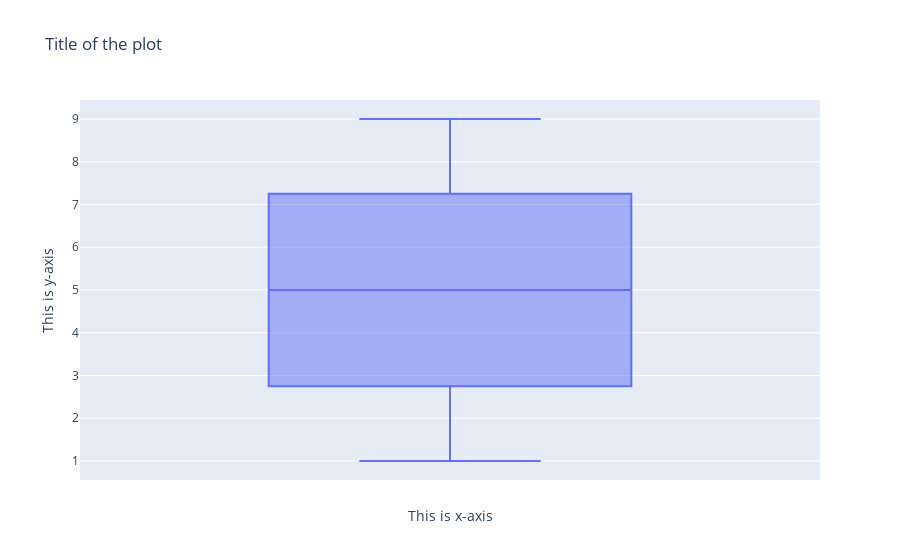

Here is the notebook cell this chart was saved with:
### Code cell
import plotly.express as px

x = [1, 2, 3, 4, 5, 6, 7, 8, 9]  # x-axis
y = [9, 8, 7, 6, 5, 4, 3, 2, 1]  # y-axis

# Data for the box plot
df = pd.DataFrame({'y': y})

fig = px.box(df, y='y', title='Title of the plot', labels={'y': 'This is y-axis'}) # Create a box plot
fig.update_layout(xaxis_title='This is x-axis', yaxis_title='This is y-axis') # Update axis labels
fig.show() # Show the plot

### Figure 1 — Plotly figure (JSON) as saved in the notebook; plotly's stock layout.template omitted (floating-point values rounded to 4 significant figures)
{"data": [{"alignmentgroup": "True", "hovertemplate": "This is y-axis=%{y}<extra></extra>", "legendgroup": "", "marker": {"color": "#636efa"}, "name": "", "notched": false, "offsetgroup": "", "orientation": "v", "showlegend": false, "type": "box", "x0": " ", "xaxis": "x", "y": [9, 8, 7, 6, 5, 4, 3, 2, 1], "y0": " ", "yaxis": "y"}], "layout": {"boxmode": "group", "legend": {"tracegroupgap": 0}, "title": {"text": "Title of the plot"}, "xaxis": {"anchor": "y", "domain": [0, 1], "title": {"text": "This is x-axis"}}, "yaxis": {"anchor": "x", "domain": [0, 1], "title": {"text": "This is y-axis"}}}}
